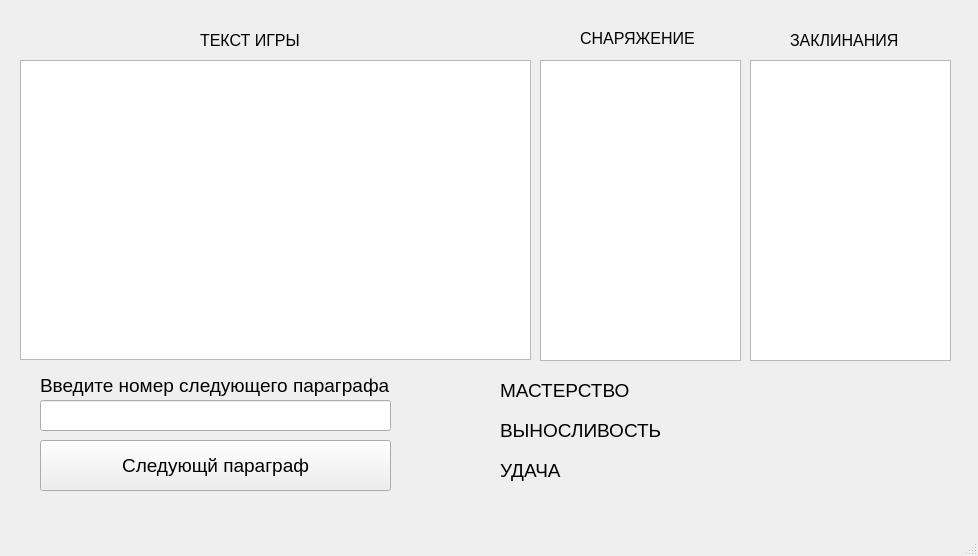
<?xml version="1.0" encoding="UTF-8"?>
<ui version="4.0">
 <class>MainWindow</class>
 <widget class="QMainWindow" name="MainWindow">
  <property name="geometry">
   <rect>
    <x>0</x>
    <y>0</y>
    <width>978</width>
    <height>556</height>
   </rect>
  </property>
  <property name="sizePolicy">
   <sizepolicy hsizetype="Preferred" vsizetype="Preferred">
    <horstretch>0</horstretch>
    <verstretch>0</verstretch>
   </sizepolicy>
  </property>
  <property name="minimumSize">
   <size>
    <width>500</width>
    <height>500</height>
   </size>
  </property>
  <property name="windowTitle">
   <string>MainWindow</string>
  </property>
  <widget class="QWidget" name="centralwidget">
   <widget class="QPushButton" name="pushButton">
    <property name="geometry">
     <rect>
      <x>40</x>
      <y>440</y>
      <width>351</width>
      <height>51</height>
     </rect>
    </property>
    <property name="sizePolicy">
     <sizepolicy hsizetype="Minimum" vsizetype="Fixed">
      <horstretch>100</horstretch>
      <verstretch>100</verstretch>
     </sizepolicy>
    </property>
    <property name="font">
     <font>
      <pointsize>14</pointsize>
     </font>
    </property>
    <property name="text">
     <string>Следующй параграф</string>
    </property>
   </widget>
   <widget class="QLabel" name="label">
    <property name="geometry">
     <rect>
      <x>200</x>
      <y>30</y>
      <width>231</width>
      <height>21</height>
     </rect>
    </property>
    <property name="sizePolicy">
     <sizepolicy hsizetype="Preferred" vsizetype="Preferred">
      <horstretch>100</horstretch>
      <verstretch>100</verstretch>
     </sizepolicy>
    </property>
    <property name="font">
     <font>
      <pointsize>12</pointsize>
      <weight>50</weight>
      <bold>false</bold>
     </font>
    </property>
    <property name="text">
     <string>ТЕКСТ ИГРЫ</string>
    </property>
   </widget>
   <widget class="QTextEdit" name="textEdit">
    <property name="geometry">
     <rect>
      <x>20</x>
      <y>60</y>
      <width>511</width>
      <height>300</height>
     </rect>
    </property>
    <property name="sizePolicy">
     <sizepolicy hsizetype="Preferred" vsizetype="Preferred">
      <horstretch>0</horstretch>
      <verstretch>0</verstretch>
     </sizepolicy>
    </property>
    <property name="minimumSize">
     <size>
      <width>300</width>
      <height>300</height>
     </size>
    </property>
    <property name="font">
     <font>
      <pointsize>12</pointsize>
     </font>
    </property>
   </widget>
   <widget class="QLineEdit" name="lineEdit">
    <property name="geometry">
     <rect>
      <x>40</x>
      <y>400</y>
      <width>351</width>
      <height>31</height>
     </rect>
    </property>
    <property name="sizePolicy">
     <sizepolicy hsizetype="Expanding" vsizetype="Fixed">
      <horstretch>100</horstretch>
      <verstretch>100</verstretch>
     </sizepolicy>
    </property>
    <property name="font">
     <font>
      <pointsize>14</pointsize>
     </font>
    </property>
    <property name="inputMask">
     <string/>
    </property>
   </widget>
   <widget class="QTableWidget" name="tableWidget">
    <property name="geometry">
     <rect>
      <x>540</x>
      <y>60</y>
      <width>201</width>
      <height>301</height>
     </rect>
    </property>
    <property name="sizePolicy">
     <sizepolicy hsizetype="Preferred" vsizetype="Preferred">
      <horstretch>100</horstretch>
      <verstretch>100</verstretch>
     </sizepolicy>
    </property>
    <property name="font">
     <font>
      <pointsize>12</pointsize>
     </font>
    </property>
   </widget>
   <widget class="QTableWidget" name="tableWidget_2">
    <property name="geometry">
     <rect>
      <x>750</x>
      <y>60</y>
      <width>201</width>
      <height>301</height>
     </rect>
    </property>
    <property name="sizePolicy">
     <sizepolicy hsizetype="Preferred" vsizetype="Preferred">
      <horstretch>100</horstretch>
      <verstretch>100</verstretch>
     </sizepolicy>
    </property>
    <property name="font">
     <font>
      <pointsize>12</pointsize>
     </font>
    </property>
   </widget>
   <widget class="QLabel" name="label_2">
    <property name="geometry">
     <rect>
      <x>40</x>
      <y>370</y>
      <width>361</width>
      <height>31</height>
     </rect>
    </property>
    <property name="sizePolicy">
     <sizepolicy hsizetype="Preferred" vsizetype="Preferred">
      <horstretch>100</horstretch>
      <verstretch>100</verstretch>
     </sizepolicy>
    </property>
    <property name="font">
     <font>
      <pointsize>14</pointsize>
     </font>
    </property>
    <property name="text">
     <string>Введите номер следующего параграфа</string>
    </property>
   </widget>
   <widget class="QLabel" name="label_3">
    <property name="geometry">
     <rect>
      <x>580</x>
      <y>30</y>
      <width>121</width>
      <height>16</height>
     </rect>
    </property>
    <property name="sizePolicy">
     <sizepolicy hsizetype="Preferred" vsizetype="Preferred">
      <horstretch>100</horstretch>
      <verstretch>100</verstretch>
     </sizepolicy>
    </property>
    <property name="font">
     <font>
      <pointsize>12</pointsize>
     </font>
    </property>
    <property name="text">
     <string>СНАРЯЖЕНИЕ</string>
    </property>
   </widget>
   <widget class="QLabel" name="label_4">
    <property name="geometry">
     <rect>
      <x>790</x>
      <y>30</y>
      <width>121</width>
      <height>21</height>
     </rect>
    </property>
    <property name="sizePolicy">
     <sizepolicy hsizetype="Preferred" vsizetype="Preferred">
      <horstretch>100</horstretch>
      <verstretch>100</verstretch>
     </sizepolicy>
    </property>
    <property name="font">
     <font>
      <pointsize>12</pointsize>
     </font>
    </property>
    <property name="text">
     <string>ЗАКЛИНАНИЯ</string>
    </property>
   </widget>
   <widget class="QLabel" name="label_5">
    <property name="geometry">
     <rect>
      <x>500</x>
      <y>380</y>
      <width>211</width>
      <height>21</height>
     </rect>
    </property>
    <property name="sizePolicy">
     <sizepolicy hsizetype="Preferred" vsizetype="Preferred">
      <horstretch>100</horstretch>
      <verstretch>100</verstretch>
     </sizepolicy>
    </property>
    <property name="font">
     <font>
      <pointsize>14</pointsize>
     </font>
    </property>
    <property name="text">
     <string>МАСТЕРСТВО</string>
    </property>
   </widget>
   <widget class="QLabel" name="label_6">
    <property name="geometry">
     <rect>
      <x>500</x>
      <y>420</y>
      <width>211</width>
      <height>21</height>
     </rect>
    </property>
    <property name="sizePolicy">
     <sizepolicy hsizetype="Preferred" vsizetype="Preferred">
      <horstretch>100</horstretch>
      <verstretch>100</verstretch>
     </sizepolicy>
    </property>
    <property name="font">
     <font>
      <pointsize>14</pointsize>
     </font>
    </property>
    <property name="text">
     <string>ВЫНОСЛИВОСТЬ</string>
    </property>
   </widget>
   <widget class="QLabel" name="label_7">
    <property name="geometry">
     <rect>
      <x>500</x>
      <y>460</y>
      <width>211</width>
      <height>21</height>
     </rect>
    </property>
    <property name="sizePolicy">
     <sizepolicy hsizetype="Preferred" vsizetype="Preferred">
      <horstretch>100</horstretch>
      <verstretch>100</verstretch>
     </sizepolicy>
    </property>
    <property name="font">
     <font>
      <pointsize>14</pointsize>
     </font>
    </property>
    <property name="text">
     <string>УДАЧА</string>
    </property>
   </widget>
  </widget>
  <widget class="QMenuBar" name="menubar">
   <property name="geometry">
    <rect>
     <x>0</x>
     <y>0</y>
     <width>978</width>
     <height>21</height>
    </rect>
   </property>
  </widget>
  <widget class="QStatusBar" name="statusbar"/>
 </widget>
 <resources/>
 <connections/>
</ui>
